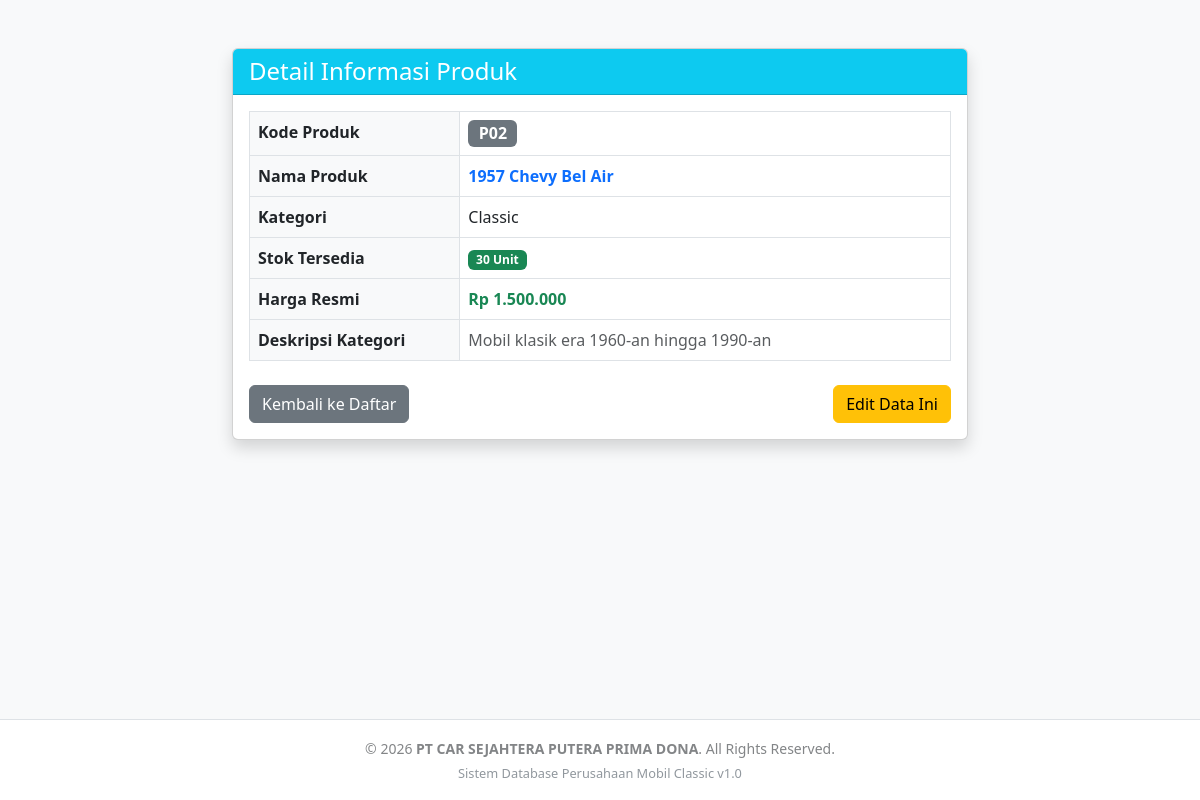
The page /read.php?code=P02 on the database its author committed.
### tables this page shows
CREATE TABLE `products` (
  `productCode` varchar(15) NOT NULL,
  `productName` varchar(100) NOT NULL,
  `productLine` varchar(50) DEFAULT NULL,
  `quantityInStock` int(11) DEFAULT 0,
  `price` decimal(10,2) DEFAULT NULL
);

CREATE TABLE `productlines` (
  `productLine` varchar(50) NOT NULL,
  `description` text DEFAULT NULL
);

### read.php (the view, shortened to what this page needs)
<?php
include 'koneksi.php';
$code = $_GET['code'] ?? '';
$stmt = $pdo->prepare("SELECT p.*, pl.description FROM products p LEFT JOIN productlines pl ON p.productLine = pl.productLine WHERE p.productCode = ?");
$stmt->execute([$code]);
$product = $stmt->fetch(PDO::FETCH_ASSOC);
?>
<!DOCTYPE html>
<html lang="id">
<head>
    <link href="https://cdn.jsdelivr.net/npm/bootstrap@5.3.0/dist/css/bootstrap.min.css" rel="stylesheet">
</head>
<body class="bg-light">
    <div class="container mt-5">
        <div class="row justify-content-center">
            <div class="col-md-8">
                <div class="card shadow">
                    <div class="card-header bg-info text-white">
                        <h4 class="mb-0">Detail Informasi Produk</h4>
                    </div>
                    <div class="card-body">
                        <table class="table table-bordered bg-white">
                            <tr>
                                <th class="bg-light" style="width: 30%;">Kode Produk</th>
                                <td><span class="badge bg-secondary fs-6"><?= htmlspecialchars($product['productCode']) ?></span></td>
                            </tr>
                            <tr>
                                <th class="bg-light">Nama Produk</th>
                                <td class="fw-bold text-primary"><?= htmlspecialchars($product['productName']) ?></td>
                            </tr>
                            <tr>
                                <th class="bg-light">Kategori</th>
                                <td><?= htmlspecialchars($product['productLine']) ?></td>
                            </tr>
                            <tr>
                                <th class="bg-light">Stok Tersedia</th>
                                <td>
                                    <span class="badge <?= $product['quantityInStock'] > 0 ? 'bg-success' : 'bg-danger' ?>">
                                        <?= $product['quantityInStock'] ?> Unit
                                    </span>
                                </td>
                            </tr>
                            <tr>
                                <th class="bg-light">Harga Resmi</th>
                                <td class="text-success fw-semibold">Rp <?= number_format($product['price'], 0, ',', '.') ?></td>
                            </tr>
                            <tr>
                                <th class="bg-light">Deskripsi Kategori</th>
                                <td class="text-muted italic">
                                    <?= htmlspecialchars($product['description'] ?? 'Tidak ada deskripsi.') ?>
                                </td>
                            </tr>
                        </table>
                        <div class="d-flex justify-content-between mt-4">
                            <a href="index.php" class="btn btn-secondary">Kembali ke Daftar</a>
                            <a href="edit.php?code=<?= $product['productCode'] ?>" class="btn btn-warning">Edit Data Ini</a>
                        </div>
                    </div>
                </div>
            </div>
        </div>
    </div>
    <footer class="footer mt-auto py-3 bg-white border-top">
        <div class="container text-center">
            <span class="text-muted small opacity-75">
                © 2026 <strong>PT CAR SEJAHTERA PUTERA PRIMA DONA</strong>. All Rights Reserved.
                <br>
                <span class="text-secondary" style="font-size: 0.8rem;">Sistem Database Perusahaan Mobil Classic v1.0</span>
            </span>
        </div>
    </footer>
</body>
</html>

### read.php (style rules this page uses)
html, body { height: 100%; }
body { display: flex; flex-direction: column; }
.container.mt-5 { flex: 1 0 auto; }
.footer { flex-shrink: 0; }

### rows shown on the page
products: productCode "P02", productName "1957 Chevy Bel Air", productLine "Classic", quantityInStock "30", price "1.500.000", productLine.description "Mobil klasik era 1960-an hingga 1990-an"
